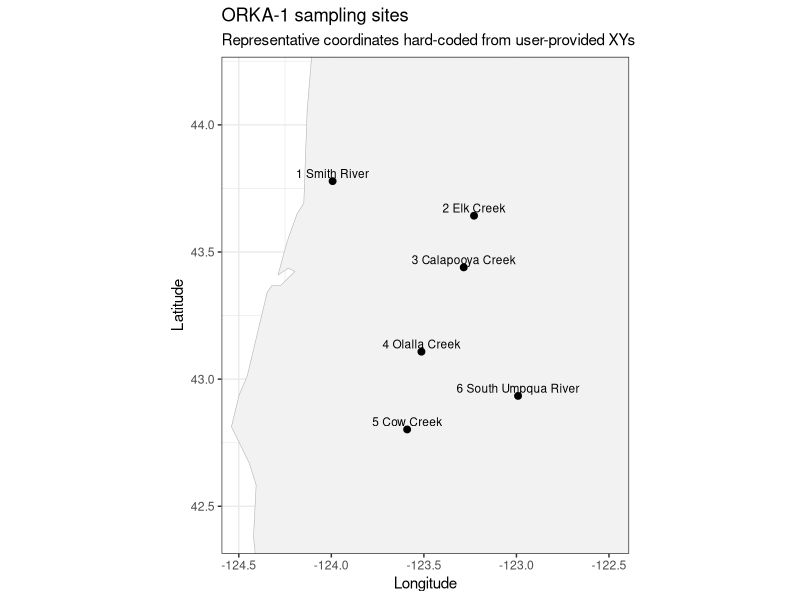
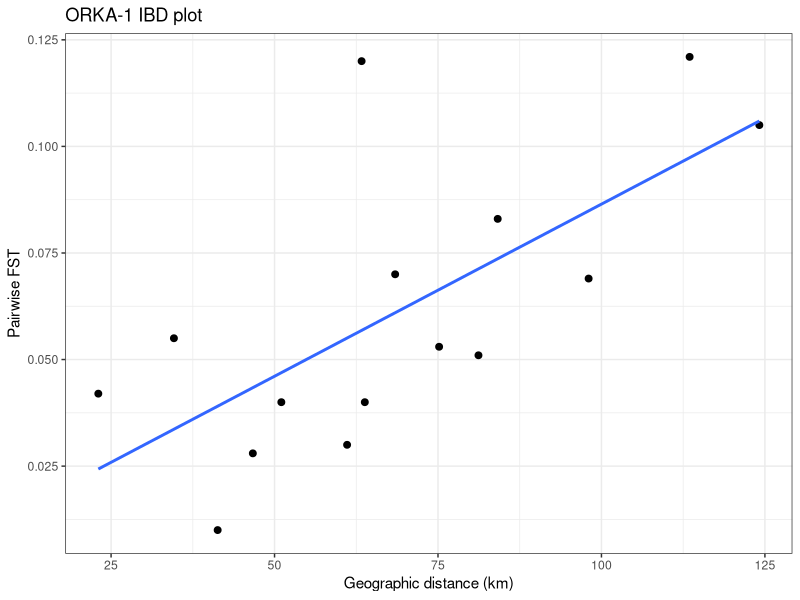

The R script that drew these images, in order: (Note: this script raises an error after producing the figures.)
# ============================================================
# ORKA-1 | Umpqua Chub
# Oregonichthys kalawatseti
# O'Malley et al. 2013. Transactions of the American Fisheries Society
#
# Objective 2 extraction workflow
# - pairwise FST matrix hard-coded from Table 3
# - representative coordinates hard-coded from user-provided XYs
# - plots shown in RStudio only; not saved
# - saves ORKA_1_fst and ORKA_1_coords to data/ORKA-1.RData
# ============================================================

suppressPackageStartupMessages({
  library(ggplot2)
  library(dplyr)
  library(geosphere)
})

study_code <- "ORKA-1"
study_dir <- "/Users/johnmccall/Library/CloudStorage/OneDrive-TheOhioStateUniversity/Spring_2026/Landgen_DGS/DGS-Patterns-of-Fish-Diversity/DGS-Patterns-of-Fish-Diversity/Objective 2/Data/ORKA-1"
out_dir <- file.path(study_dir, "data")

if (!dir.exists(study_dir)) dir.create(study_dir, recursive = TRUE, showWarnings = FALSE)
if (!dir.exists(out_dir)) dir.create(out_dir, recursive = TRUE, showWarnings = FALSE)
setwd(study_dir)

# -----------------------------
# 1) site metadata
# representative coordinates hard-coded from user-provided XYs
# site order matches the FST matrix
# -----------------------------
coords_lookup <- data.frame(
  site = 1:6,
  site_name = c(
    "Smith River",
    "Elk Creek",
    "Calapooya Creek",
    "Olalla Creek",
    "Cow Creek",
    "South Umpqua River"
  ),
  locality_label = c(
    "Smith River centroid",
    "Elk Creek near Hardscrabble Creek",
    "Calapooya Creek centroid",
    "Olalla Creek centroid",
    "Cow Creek centroid",
    "South Umpqua River / 3-C Rock reach centroid"
  ),
  lat = c(
    43.7786469,
    43.6426277,
    43.4395618,
    43.1079612,
    42.8022295,
    42.9341111
  ),
  lon = c(
    -123.9930866,
    -123.2290462,
    -123.2847024,
    -123.5132418,
    -123.5904268,
    -122.991295
  ),
  stringsAsFactors = FALSE
)

ORKA_1_coords <- coords_lookup %>%
  transmute(
    site = site,
    lat = lat,
    lon = lon
  )

stopifnot(identical(ORKA_1_coords$site, 1:6))

# -----------------------------
# 2) pairwise FST matrix
# hard-coded from O'Malley et al. 2013 Table 3
# site order:
# 1 Smith River
# 2 Elk Creek
# 3 Calapooya Creek
# 4 Olalla Creek
# 5 Cow Creek
# 6 South Umpqua River
# -----------------------------
ORKA_1_fst <- matrix(0, nrow = 6, ncol = 6)
rownames(ORKA_1_fst) <- as.character(1:6)
colnames(ORKA_1_fst) <- as.character(1:6)

lower_vals <- list(
  c(2, 1, 0.120),
  c(3, 1, 0.070), c(3, 2, 0.042),
  c(4, 1, 0.083), c(4, 2, 0.040), c(4, 3, 0.010),
  c(5, 1, 0.121), c(5, 2, 0.069), c(5, 3, 0.053), c(5, 4, 0.055),
  c(6, 1, 0.105), c(6, 2, 0.051), c(6, 3, 0.030), c(6, 4, 0.028), c(6, 5, 0.040)
)

for (x in lower_vals) {
  i <- x[1]
  j <- x[2]
  v <- x[3]
  ORKA_1_fst[i, j] <- v
  ORKA_1_fst[j, i] <- v
}

diag(ORKA_1_fst) <- 0
ORKA_1_fst[is.na(ORKA_1_fst)] <- 0
ORKA_1_fst[ORKA_1_fst < 0] <- 0

stopifnot(identical(rownames(ORKA_1_fst), as.character(ORKA_1_coords$site)))

# -----------------------------
# 3) map plot
# show US and Canada, zoom to point extent
# -----------------------------
world_df <- ggplot2::map_data("world") %>%
  filter(region %in% c("USA", "Canada"))

plot_df <- coords_lookup %>%
  mutate(label = paste0(site, " ", site_name))

x_pad <- max(0.5, diff(range(plot_df$lon)) * 0.12)
y_pad <- max(0.4, diff(range(plot_df$lat)) * 0.12)

p_map <- ggplot() +
  geom_polygon(
    data = world_df,
    aes(x = long, y = lat, group = group),
    fill = "grey95",
    color = "grey70",
    linewidth = 0.2
  ) +
  geom_point(
    data = plot_df,
    aes(x = lon, y = lat),
    size = 2
  ) +
  geom_text(
    data = plot_df,
    aes(x = lon, y = lat, label = label),
    nudge_y = 0.03,
    size = 3
  ) +
  coord_quickmap(
    xlim = c(min(plot_df$lon) - x_pad, max(plot_df$lon) + x_pad),
    ylim = c(min(plot_df$lat) - y_pad, max(plot_df$lat) + y_pad)
  ) +
  labs(
    title = "ORKA-1 sampling sites",
    subtitle = "Representative coordinates hard-coded from user-provided XYs",
    x = "Longitude",
    y = "Latitude"
  ) +
  theme_bw()

print(p_map)

# -----------------------------
# 4) IBD plot
# straight-line distance for QC only
# -----------------------------
geo_dist_km <- geosphere::distm(
  x = as.matrix(ORKA_1_coords[, c("lon", "lat")]),
  fun = geosphere::distHaversine
) / 1000

ibd_df <- data.frame(
  dist_km = geo_dist_km[upper.tri(geo_dist_km)],
  fst = ORKA_1_fst[upper.tri(ORKA_1_fst)]
)

p_ibd <- ggplot(ibd_df, aes(x = dist_km, y = fst)) +
  geom_point(size = 2) +
  geom_smooth(method = "lm", se = FALSE) +
  labs(
    title = "ORKA-1 IBD plot",
    x = "Geographic distance (km)",
    y = "Pairwise FST"
  ) +
  theme_bw()

print(p_ibd)

# -----------------------------
# 5) save outputs
# save the matrix + coords df in Objective 2 format
# -----------------------------
save(
  ORKA_1_fst,
  ORKA_1_coords,
  file = file.path(out_dir, "ORKA-1.RData")
)

# optional debug export of site names / labels
# write.csv(coords_lookup, file.path(out_dir, "ORKA-1_coords_lookup_debug.csv"), row.names = FALSE)
